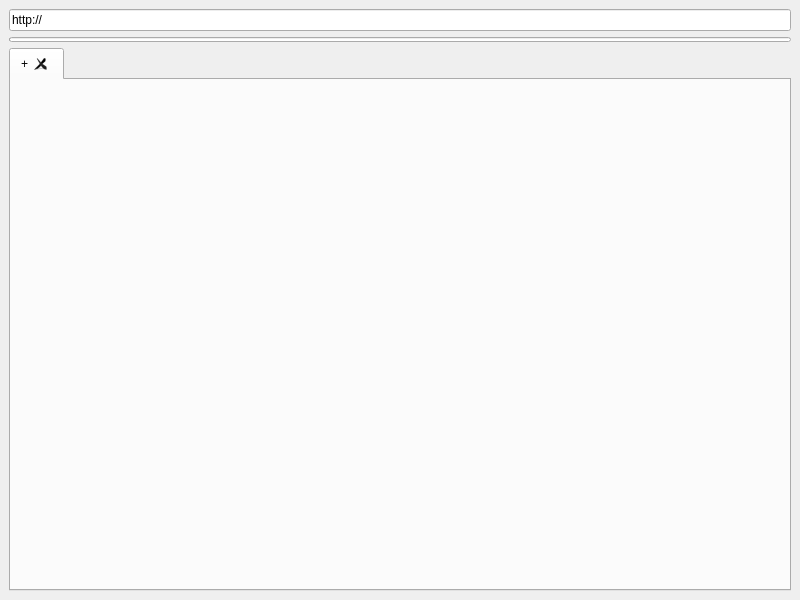
<?xml version="1.0" encoding="UTF-8"?>
<ui version="4.0">
 <class>MainWindow</class>
 <widget class="QMainWindow" name="MainWindow">
  <property name="geometry">
   <rect>
    <x>0</x>
    <y>0</y>
    <width>800</width>
    <height>600</height>
   </rect>
  </property>
  <property name="windowTitle">
   <string>Nabigatzailea</string>
  </property>
  <widget class="QWidget" name="centralwidget">
   <layout class="QVBoxLayout" name="verticalLayout">
    <item>
     <widget class="QLineEdit" name="lineEdit">
      <property name="text">
       <string>http://</string>
      </property>
     </widget>
    </item>
    <item>
     <widget class="QProgressBar" name="progressBar">
      <property name="enabled">
       <bool>true</bool>
      </property>
      <property name="maximumSize">
       <size>
        <width>16777215</width>
        <height>5</height>
       </size>
      </property>
      <property name="value">
       <number>0</number>
      </property>
      <property name="textVisible">
       <bool>false</bool>
      </property>
     </widget>
    </item>
    <item>
     <widget class="QTabWidget" name="tabWidget">
      <property name="tabShape">
       <enum>QTabWidget::Rounded</enum>
      </property>
      <property name="currentIndex">
       <number>0</number>
      </property>
      <property name="elideMode">
       <enum>Qt::ElideNone</enum>
      </property>
      <property name="tabsClosable">
       <bool>true</bool>
      </property>
      <property name="movable">
       <bool>true</bool>
      </property>
      <widget class="QWidget" name="tab">
       <attribute name="title">
        <string>+</string>
       </attribute>
      </widget>
     </widget>
    </item>
   </layout>
  </widget>
 </widget>
 <resources/>
 <connections/>
</ui>
